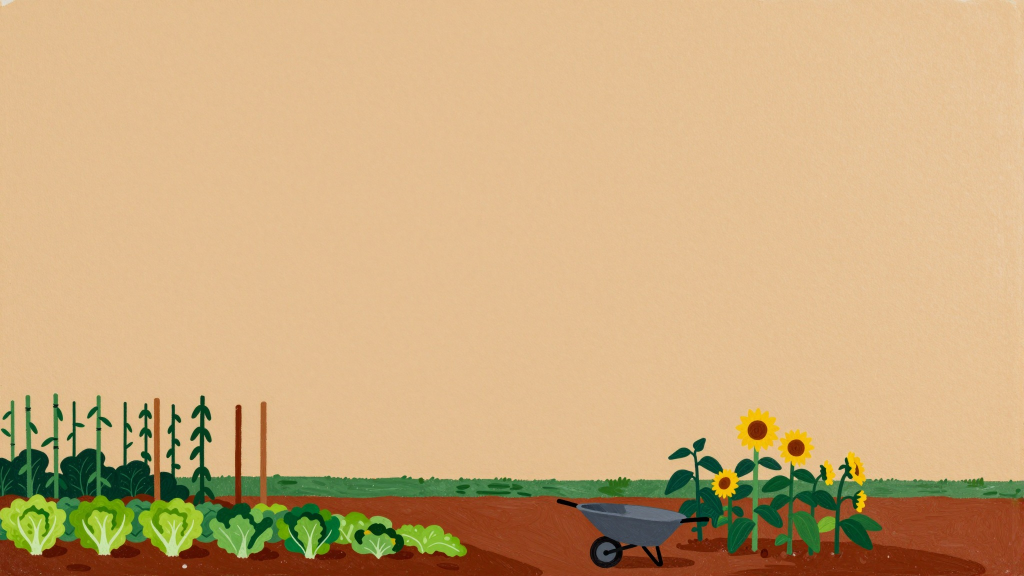
#> input picture examples/bramblecote/inputs/band.jpg, 2048 x 1152 px (shown at 1/2 size)
$ python -i page_metrics.py   (imports and definitions only)   (older library calls are emulated)
#> lines starting #> are read from the running program, lines starting #| are printed output that depends on the picture
"""Measurements and rules for the page polish report (`studio inspect --page`), with no browser in them.

The browser side (page.py) loads the built page and hands over facts: where each line of text sits, the pixels behind it
with the text hidden, how big each picture is on screen. Everything here turns those facts into numbers and findings, so
it is tested on pictures drawn with PIL and on made-up facts.

A finding is a dict: severity (`fail` | `warn`), check, section, viewport, what (with the numbers), fix (in the engine's
terms), and where on the screenshot it is (`shot`, `box` in CSS pixels) so the contact sheet can mark it.
"""
from __future__ import annotations

import statistics
from typing import Optional

import cv2
import numpy as np

# ---- thresholds: one place, named, so the report and the docs say the same numbers
BUSY_WARN = 60                 # busy-ness (0-100) of the picture behind text at which text is hard to place
CONTRAST_NORMAL, CONTRAST_LARGE = 4.5, 3.0     # WCAG AA for text under 24 px (or 18.66 px bold) and for larger text
LARGE_PX, LARGE_BOLD_PX = 24.0, 18.66
SCRIM_RAW_MAX = 3.0            # a scrim does the work when the picture alone is below this and the page passes with it
SCRIM_MIN_SHIFT = 0.10         # ... and the scrim moved the backdrop's luminance by at least this much (0-1)
LINE_WIDE, LINE_NARROW = 80, 35               # characters per line of body copy
HEADLINE_LINES_WARN, HEADLINE_LINES_FAIL = 5, 7   # lines of a headline on a phone
RATIO_WEAK = 1.6               # headline size / body size under this: the hierarchy is flat
UPSCALE_WARN, UPSCALE_FAIL = 1.3, 2.0         # pixels the screen needs per pixel the picture has
FACE_CUT_MIN, FACE_CUT_MAX = 0.05, 0.95       # share of a face inside the frame that counts as "cut by the edge"
OVERLAP_MIN = 0.25             # share of the smaller line box two lines of text must cover each other to be flagged


# ---------------------------------------------------------------- colour

def _linear(c: np.ndarray) -> np.ndarray:
    c = np.asarray(c, np.float32) / 255.0
    return np.where(c <= 0.04045, c / 12.92, ((c + 0.055) / 1.055) ** 2.4)


# [10 lines left out: functions luminance, ratio, not called in this run]


def needed_contrast(size_px: float, weight: int = 400) -> float:
    return CONTRAST_LARGE if size_px >= LARGE_PX or (size_px >= LARGE_BOLD_PX and weight >= 700) else CONTRAST_NORMAL


# [13 lines left out: function text_contrast, not called in this run]


# ---------------------------------------------------------------- busy-ness

def busyness(rgb: np.ndarray) -> dict:
    """How busy a picture is where text would sit. `edge` is the share of pixels on an edge (a gradient of more than 6
    grey levels a pixel, after a 1 px blur that ignores grain); `detail` is the spread of what is left once the slow
    changes (a sky's gradient, a vignette) are taken out, in grey levels. `score` 0-100 mixes the two: 0 a flat or gently
    graded surface, 100 foliage, a crowd, a pattern."""
    g = cv2.cvtColor(np.ascontiguousarray(rgb, dtype=np.uint8), cv2.COLOR_RGB2GRAY).astype(np.float32)
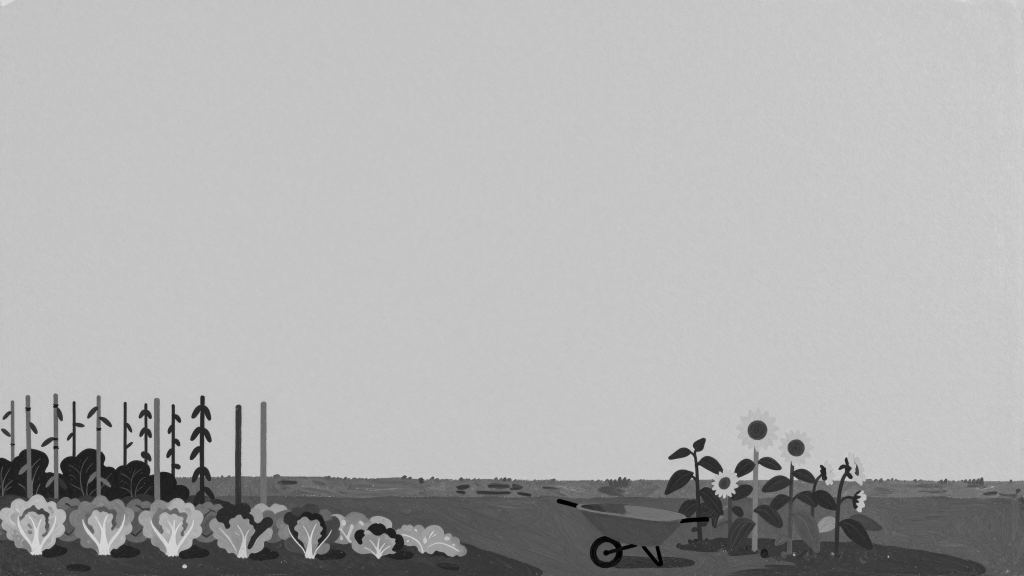
#> g: shape (1152, 2048) float32 (shown at 1/2 size); min 0, max 223, mean 176
    if min(g.shape) < 4:
        return {"edge": 0.0, "detail": 0.0, "score": 0}
    b = cv2.GaussianBlur(g, (0, 0), 1.0)
    mag = np.hypot(cv2.Sobel(b, cv2.CV_32F, 1, 0, ksize=3) / 8.0, cv2.Sobel(b, cv2.CV_32F, 0, 1, ksize=3) / 8.0)
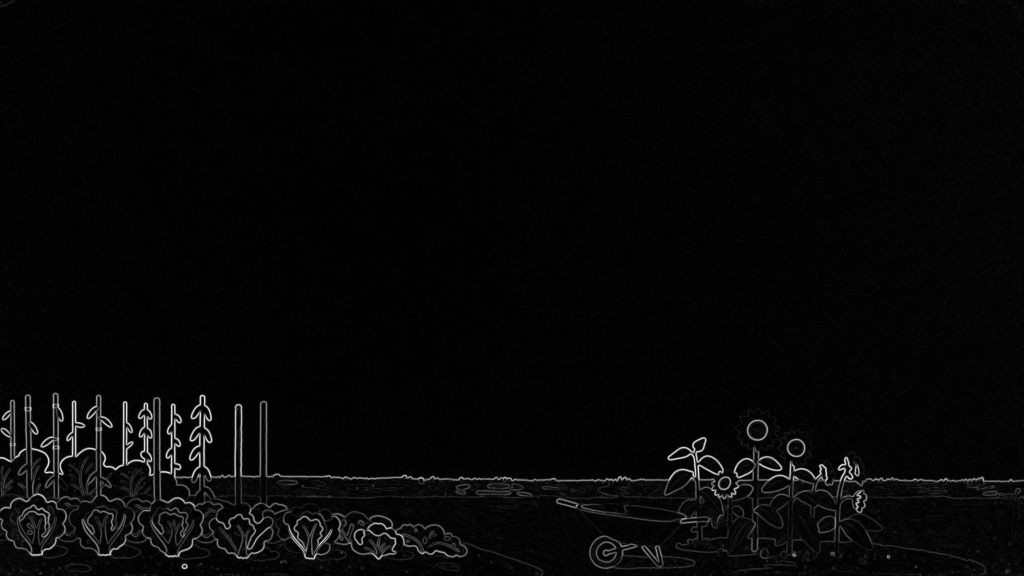
#> mag: shape (1152, 2048) float32 (shown at 1/2 size); min 0, max 51.37, mean 1.4; drawn with min black and max white
    edge = float((mag > 6.0).mean())
#> edge = 0.0421
    detail = float((g - cv2.GaussianBlur(g, (0, 0), 5.0)).std())
#> detail = 9.35
    score = 100 * (0.5 * min(1.0, edge / 0.15) + 0.5 * min(1.0, detail / 12.0))
#> score = 53.02
    return {"edge": round(edge, 3), "detail": round(detail, 1), "score": int(round(score))}


# [17 lines left out: functions calmest_side, line_length, not called in this run]


def type_ratio(headline_px: float, body_px: float) -> float:
    return round(headline_px / body_px, 2) if body_px else 0.0


# ---------------------------------------------------------------- pictures

# [63 lines left out: functions upscale, crop_window, face_in_frame, face_on_screen, face_overlap, overlap and 1 more, not called in this run]


def _quote(text: str, n: int = 38) -> str:
    text = " ".join(text.split())
    return '"' + (text if len(text) <= n else text[:n - 3].rstrip() + "...") + '"'


# [142 lines left out: functions text_findings, _contrast_fix, type_findings, image_findings, layout_findings, not called in this run]


def verdict(findings: list[dict]) -> str:
    return "fail" if any(f["severity"] == "fail" for f in findings) else "warn" if findings else "clean"

>>> import cv2
>>> picture = cv2.cvtColor(cv2.imread('../../examples/bramblecote/inputs/band.jpg'), cv2.COLOR_BGR2RGB)
>>> result = busyness(picture)
#> result = {'edge': 0.042, 'detail': 9.4, 'score': 53}

$ run again, on examples/bramblecote/inputs/card-save.jpg
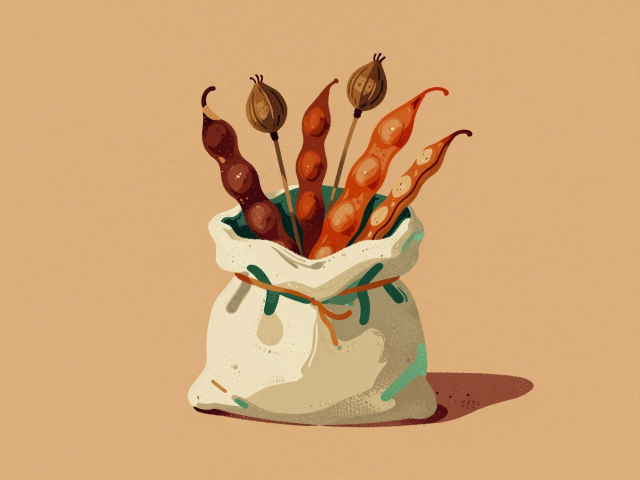
#> input picture examples/bramblecote/inputs/card-save.jpg, 1280 x 960 px (shown at 1/2 size)
#> in busyness, `g = cv2.cvtColor(np.ascontiguousarray(rgb, dtype=np.uint8), cv2.COLOR_..`:
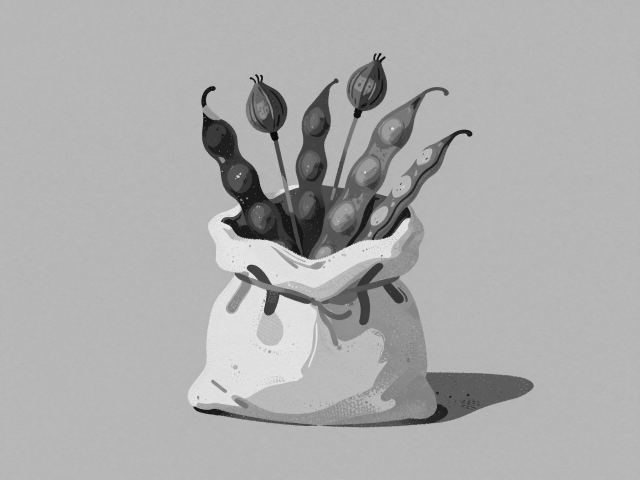
#> g: shape (960, 1280) float32 (shown at 1/2 size); min 4, max 243, mean 172.6
#> in busyness, `mag = np.hypot(cv2.Sobel(b, cv2.CV_32F, 1, 0, ksize=3) / 8.0, cv2.Sobe..`:
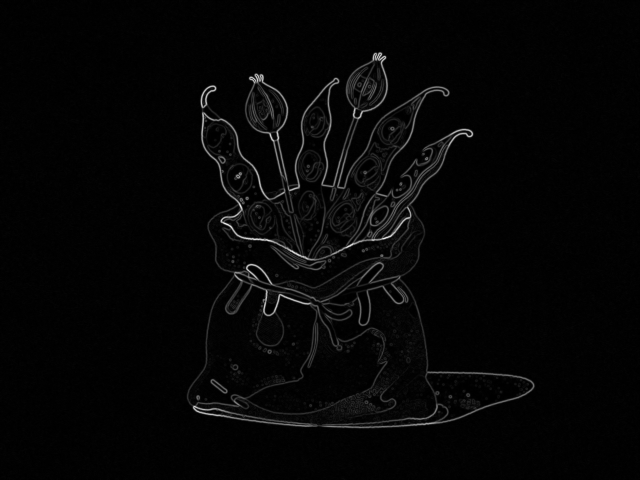
#> mag: shape (960, 1280) float32 (shown at 1/2 size); min 0, max 62.73, mean 1.5; drawn with min black and max white
#> edge = 0.0568
#> detail = 9.91
#> score = 60.25
#> result = {'edge': 0.057, 'detail': 9.9, 'score': 60}
